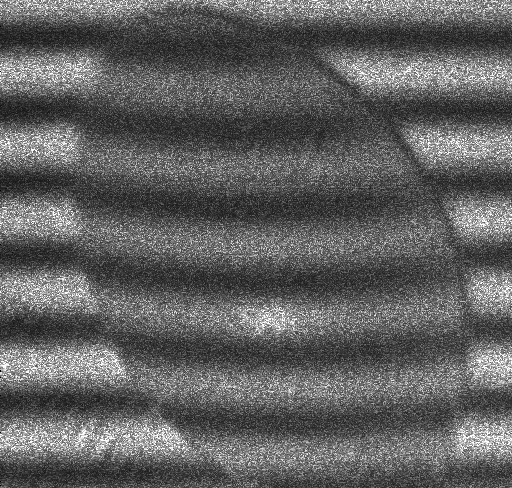
#> input picture Image-4.bmp, 512 x 488 px, found by its file name
$ python Example_PSIClass.py
#> lines starting #> are read from the running program, lines starting #| are printed output that depends on the picture; after the words box and inside, x2 and y2 are one past the last pixel; in counts of white or black regions, pixels touching at a corner belong together
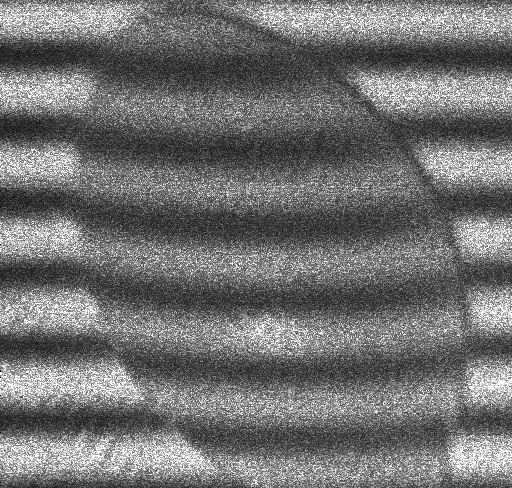
#> input picture Image-5.bmp, 512 x 488 px, found by its file name
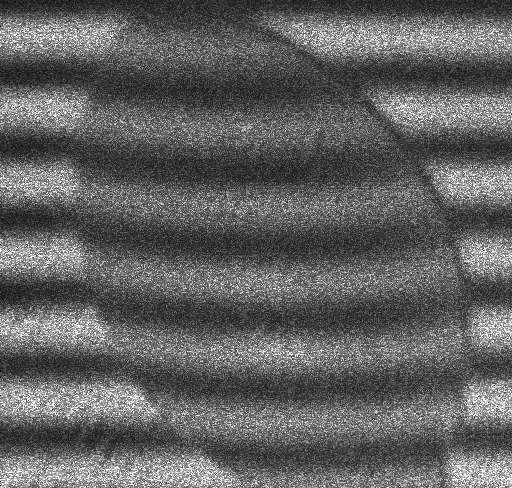
#> input picture Image-6.bmp, 512 x 488 px, found by its file name
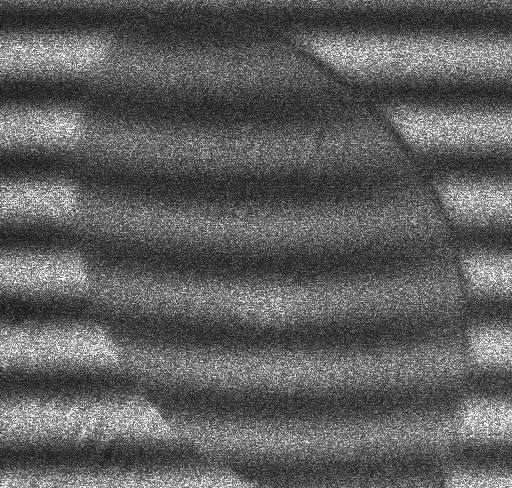
#> input picture Image-7.bmp, 512 x 488 px, found by its file name
### PSI.py

from PIL import Image
import numpy as np
import matplotlib.pyplot as plt
from mpl_toolkits.mplot3d import Axes3D
import cv2
plt.style.use('fivethirtyeight')


class PSI4(object):
    def __init__(self, I1, I2, I3, I4):
        self._I1 = I1
        self._I2 = I2
        self._I3 = I3
        self._I4 = I4

    def wrapped_phase(self):

        phi_wrapped = np.arctan2(self._I1- self._I3, self._I4 - self._I2)
        return phi_wrapped

    def itoh_2D(self):
        W = self.wrapped_phase()
        renglon, columna = W.shape
#> renglon = 488; columna = 512
        phi = np.zeros(W.shape)
        psi = np.zeros(W.shape)
        phi[0, 0] = W[0, 0]
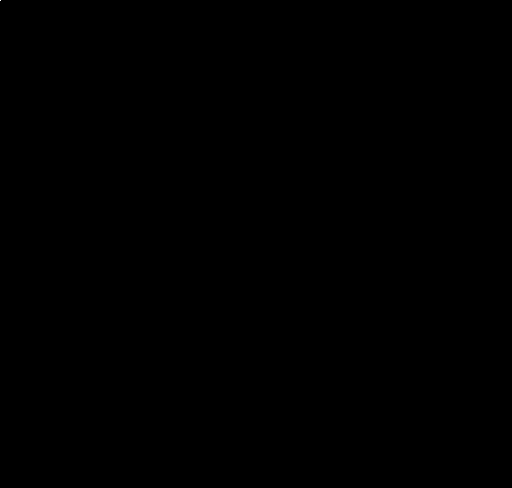
#> phi: shape (488, 512) float64; values 0 (black) and 1.66 (white), 0% white in thin lines or dots, all inside (x1, y1, x2, y2) = (0, 0, 1, 1)
        # Se Desenvuelve la primera columna
        for m in range(1, columna):
            Delta = W[0, m] - W[0, m - 1]
            WDelta = np.arctan2(np.sin(Delta), np.cos(Delta))
            phi[0, m] = phi[0, m - 1] + WDelta
#> this loop made 511 passes
#> (Delta, WDelta) on passes 1 to 3: (-0.00381, -0.00381), (0.00856, 0.00856), (0.00957, 0.00957)
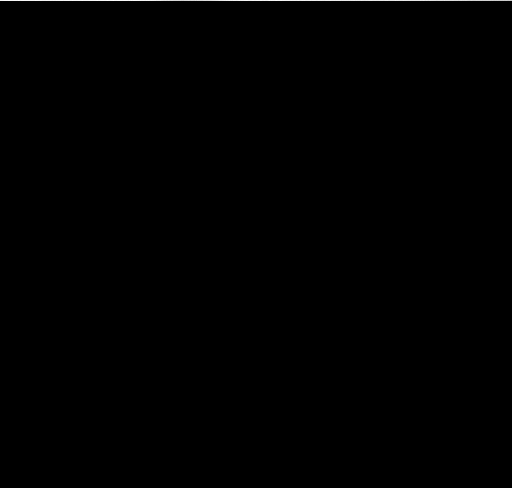
#> phi: shape (488, 512) float64; 0.2% of pixels changed, all inside (x1, y1, x2, y2) = (1, 0, 512, 1); drawn with min black and max white
        psi[0, :] = phi[0, :]

        for k in range(columna):
            psi[0, k] = W[0, k]
            for p in range(1, renglon):
                Delta = W[p, k] - W[p - 1, k]
                WDelta = np.arctan2(np.sin(Delta), np.cos(Delta))
                phi[p, k] = phi[p - 1, k] + WDelta
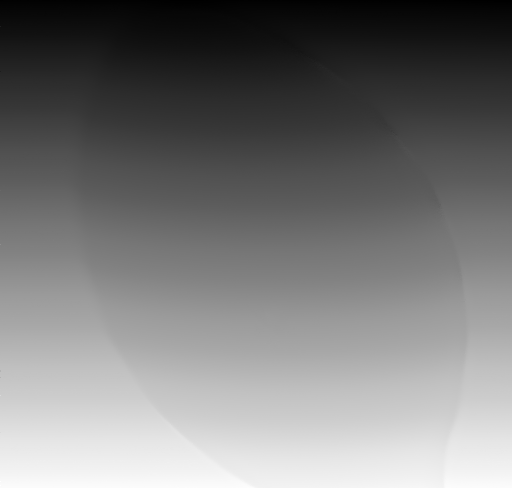
#> phi: shape (488, 512) float64; min 1.33, max 43.98, mean 21.6; drawn with min black and max white
        return phi

    def plot(self):
        unwraped = self.itoh_2D()
        xlim = unwraped[0, :].size
#> xlim = 512
        ylim = unwraped[:, 0].size
#> ylim = 488
        x = np.linspace(0, xlim, xlim)
#> x = 512 values from 0 to 512
        y = np.linspace(0, ylim, ylim)
#> y = 488 values from 0 to 488
        X, Y = np.meshgrid(x, y)
        l = 170
        p = np.polyfit(y, unwraped[:, l], 1)
#> p = [0.0869, 0.0312]
        portadora = np.zeros(unwraped.shape)
        for n in range(0, x.size):
            portadora[:, n] = y * p[0] + p[1]
        phase = portadora - unwraped
        fig = plt.figure()
        ax = fig.add_subplot(111, projection='3d')
        ax.plot_surface(X, Y, phase, cmap='gray')
        plt.show()
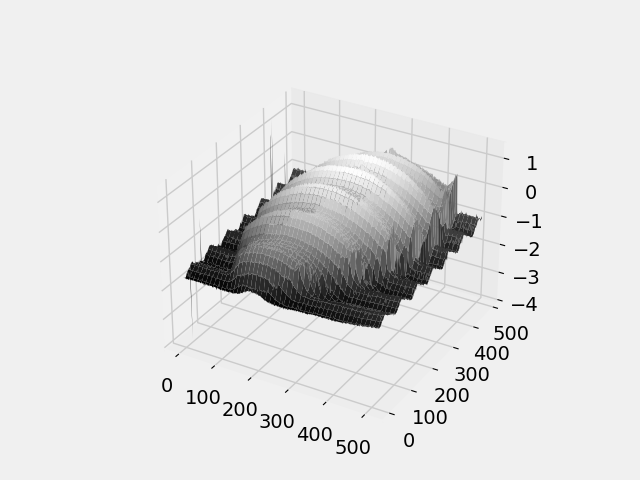
#> figure drawn by matplotlib, 1 panel

### Example_PSIClass.py
from itoh2d import itoh_2D
import numpy as np
import matplotlib.pyplot as plt
from PIL import Image
from mpl_toolkits.mplot3d import Axes3D
from PSI import PSI4
import cv2

# load the image
I1 = np.array(Image.open('Images\Image-4.bmp'), dtype='double')
I2 = np.array(Image.open('Images\Image-5.bmp'), dtype='double')
I3 = np.array(Image.open('Images\Image-6.bmp'), dtype='double')
I4 = np.array(Image.open('Images\Image-7.bmp'), dtype='double')
PSI = PSI4(I1, I2, I3, I4)
PSI.plot()
